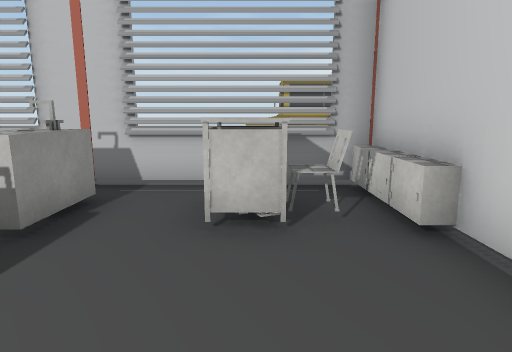
View 1 (above)

22 first-person views from a walk through a scene from a Unity 3-D project. The camera is 1.3 m above the floor, tilts 10° down and sees 75° across. The floor is counted in squares, 1 m on a side. Each view is taken from the middle of a square. On the plan, view 1 faces up. The plan holds only what a view shows up to about 14 squares ahead; the rest is blank. The place goes on beyond the plan. The player is left out. Door leaves are left out, so doorways stand open. Some surface patterns are stand-ins.

View 2
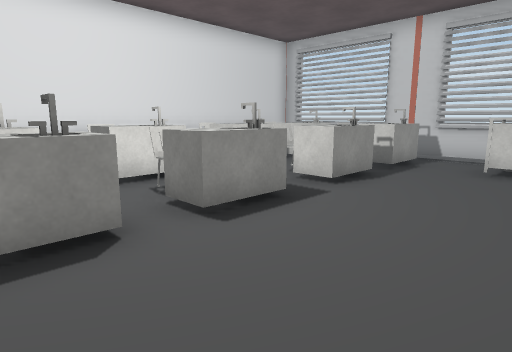

View 3
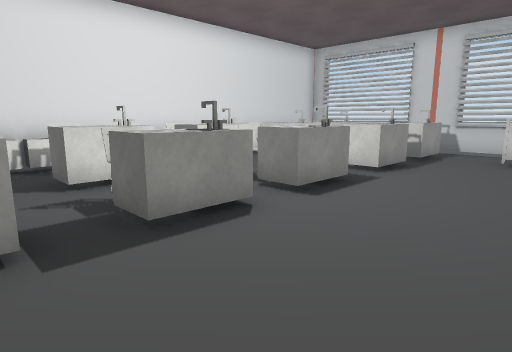

View 4
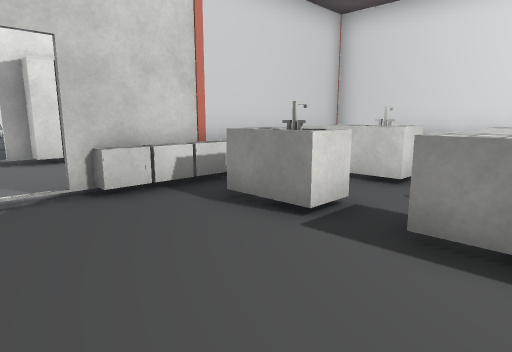

View 5
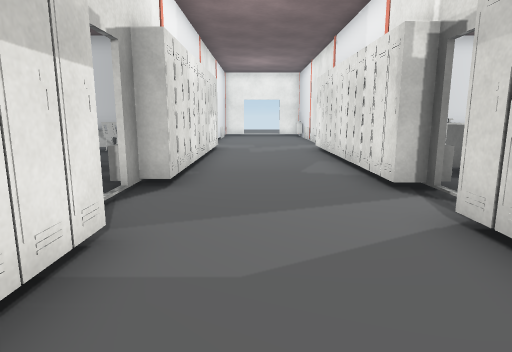

View 6
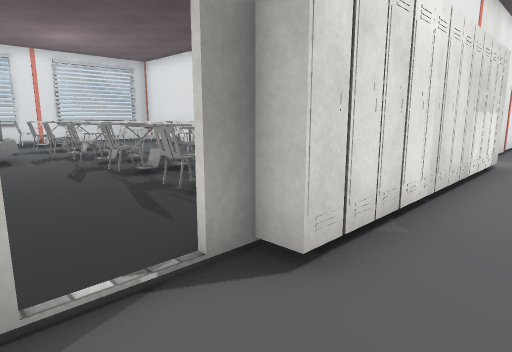

View 7
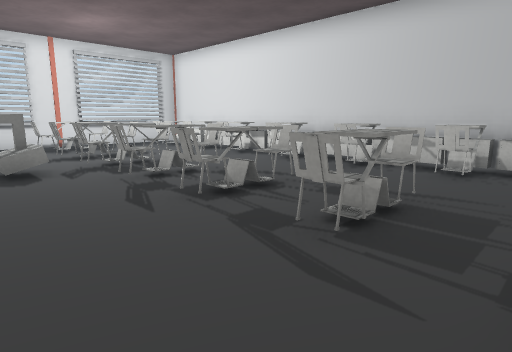

View 8
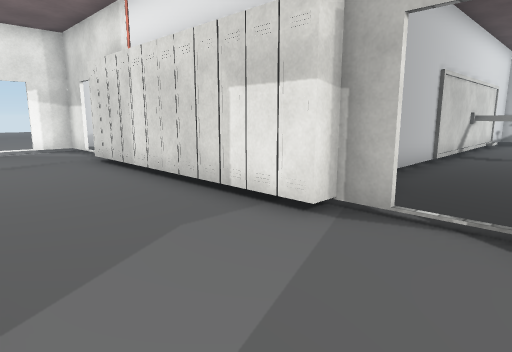

View 9
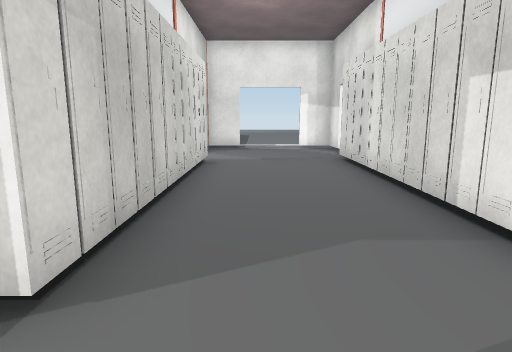

View 10
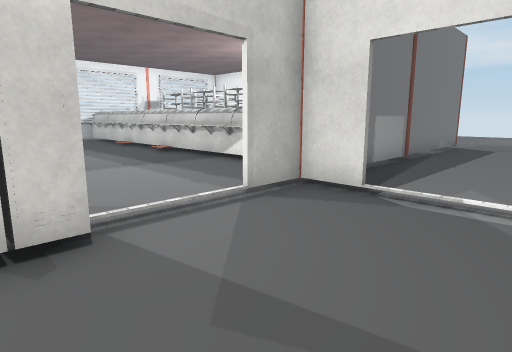

View 11
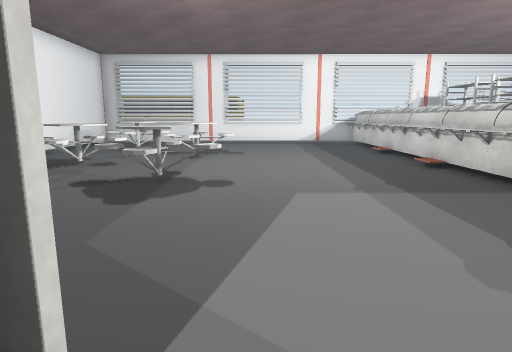

View 12
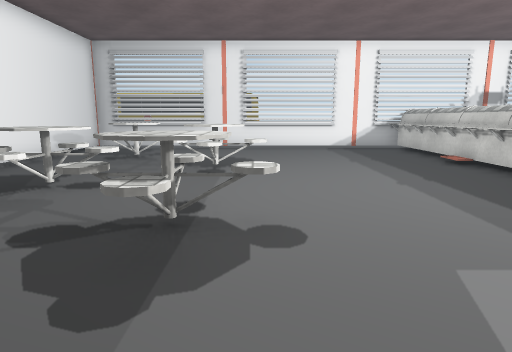

View 13
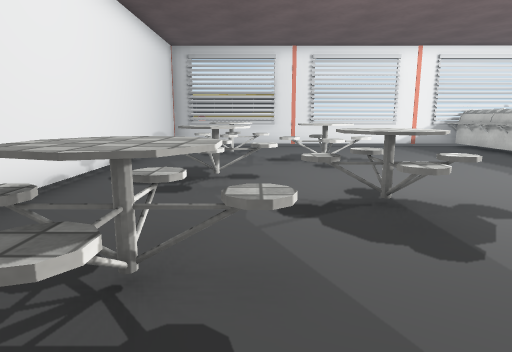

View 14
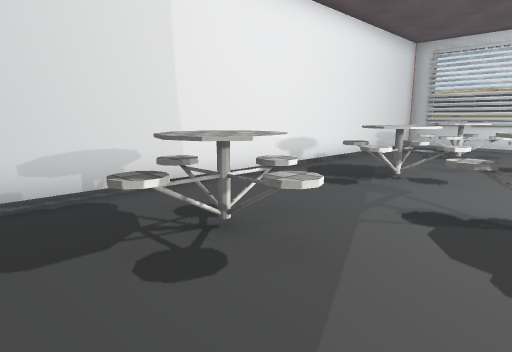

View 15
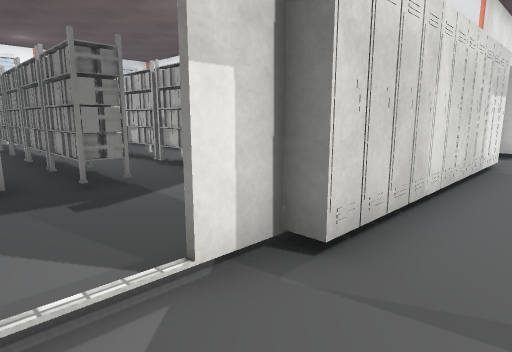

View 16
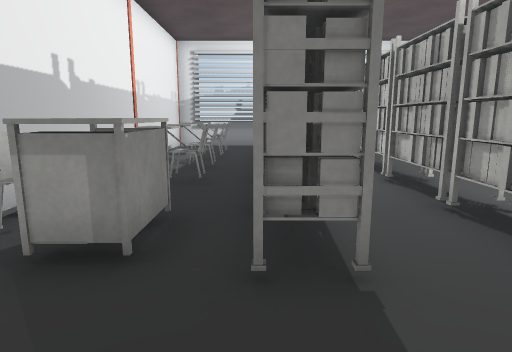

View 17
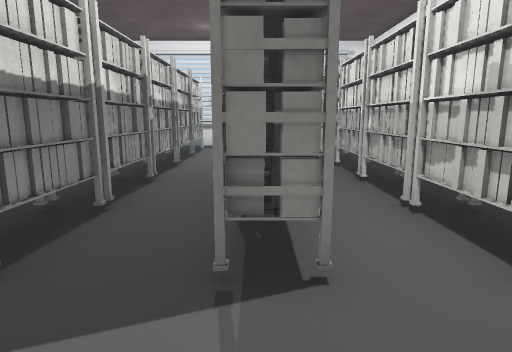

View 18
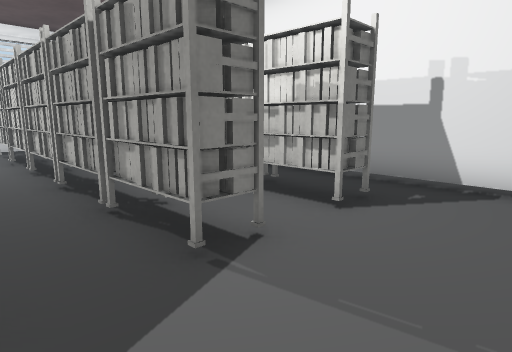

View 19
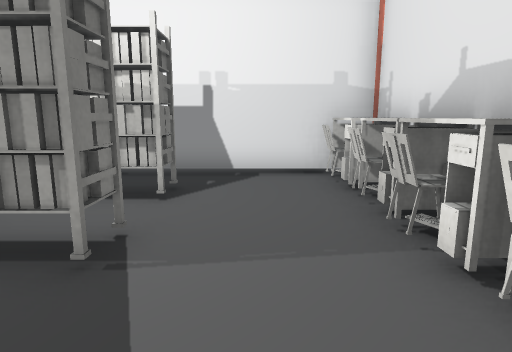

View 20
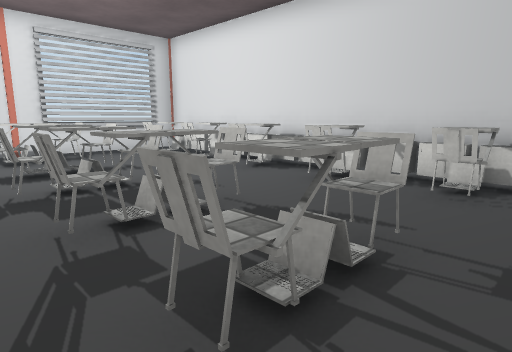

View 21
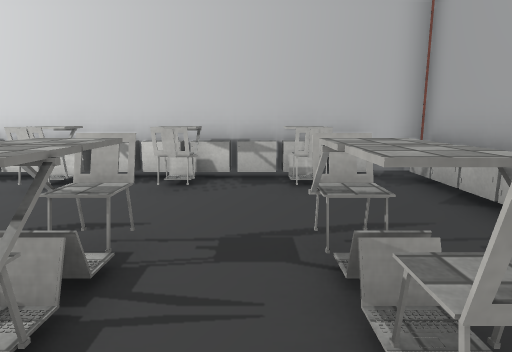

View 22
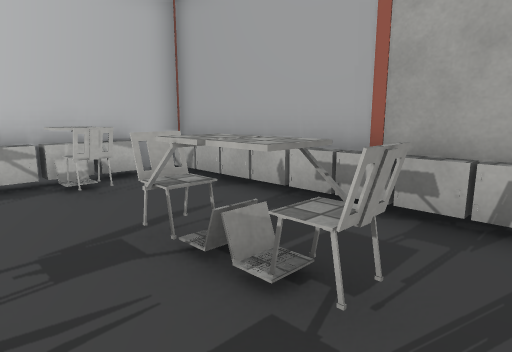

### Floor plan
Key: @ floor where view 1 was taken; # wall or solid block; . floor; D open door; = window, fence, low wall or low ledge; B bus; L locker; T table; C chair; P projector; R rack; M computer; O other object.
Columns run from 8 left of view 1 to 17 right of it. Each row starts with its distance up from view 1.
 13          B
 12         BBBB
 11
 10
  9
  8
  7      ... ..  ..
  6 #===###===L#===##====###
  5   T  T..TCL............OO
  4  OT OT..TCL..T.........OO
  3    .......#.TTT........OO
  2   T..T....#..T.. ......OO
  1  OT CT... #....TTT.....OO
  0   .  ...@ #....TTT.....OO
 -1   T. T....#..T..T......OO
 -2  OT.CT....#.TTT........OO
 -3    .......#..T..T......OO
 -4   T  T....#....TTT.....OO
 -5 LOT.CT....#..T..T......OO
 -6 L.........#.TTT........OO
 -7   T..T....#.TTT........OO
 -8  OT OT....#..T.........
 -9      ....   ..........
-10      LLLDLLLLLLLLLDDD#  ##
-11 .....................#....
-12 .....................D....
-13 .....................D....
-14 .....................#...
-15 LLLLLLL#D#LLLLLLLL#DD#.
-16 LLLLLLLL..#TTCMTC ...#
-17 L......... ..........
-18 LC..CCC...#.........
-19 L.........#..........
-20 LC..CCC...#.RR.R.RRTC#
-21 LC..CCC...#.RR.R.RRTCC
-22 L.........#.RR.R.RR..#
-23 LC..CCC...#.RR.R.RRCC#
-24 O.........#.RR.R.RRCC#
-25 LC..CCCPPP#.RR.R.RRCC#
-26 LC..CCC. .#.RR.R.RRCC#
-27 OC..CCC. .# RR.R.RRCC#
-28 OC..CCC  .#   .R.RRCC#

Where each view was taken, in squares from view 1:
view 1: 0 up, 0 right, facing up
view 2: 5 down, 1 right, facing up-left
view 3: 7 down, 1 right, facing up-left
view 4: 4 down, 1 right, facing down-left
view 5: 13 down, 5 right, facing left
view 6: 13 down, 1 right, facing down-left
view 7: 16 down, 1 right, facing down-left
view 8: 11 down, 1 left, facing down-right
view 9: 12 down, 1 left, facing right
view 10: 14 down, 8 right, facing up-right
view 11: 11 down, 10 right, facing up
view 12: 8 down, 9 right, facing up
view 13: 9 down, 6 right, facing up
view 14: 9 down, 8 right, facing up-left
view 15: 13 down, 12 right, facing down-left
view 16: 17 down, 10 right, facing down
view 17: 17 down, 7 right, facing down
view 18: 17 down, 9 right, facing down-left
view 19: 18 down, 10 right, facing left
view 20: 19 down, 1 left, facing down-left
view 21: 19 down, 1 left, facing left
view 22: 20 down, 1 left, facing up-left
